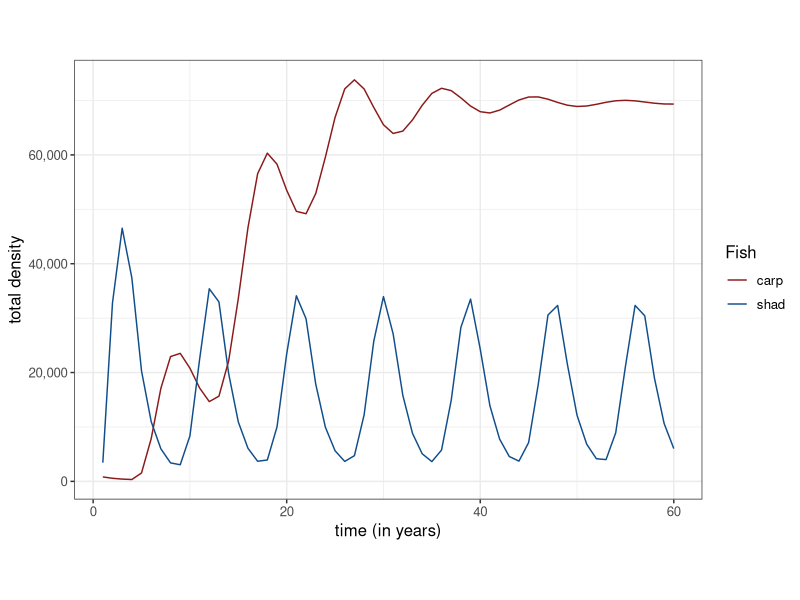
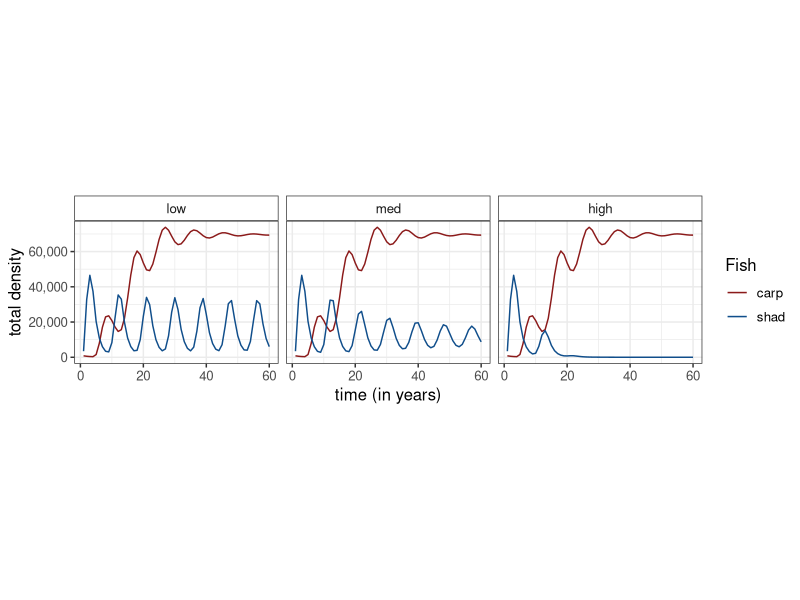
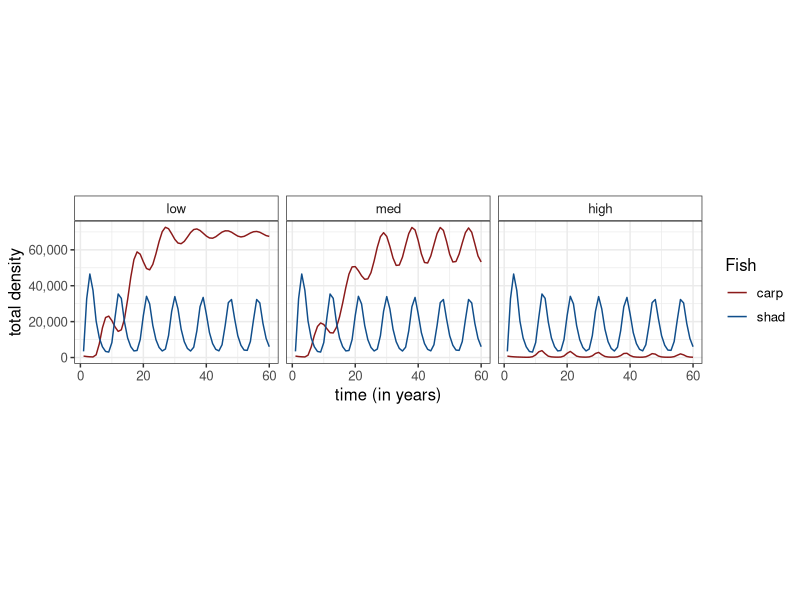
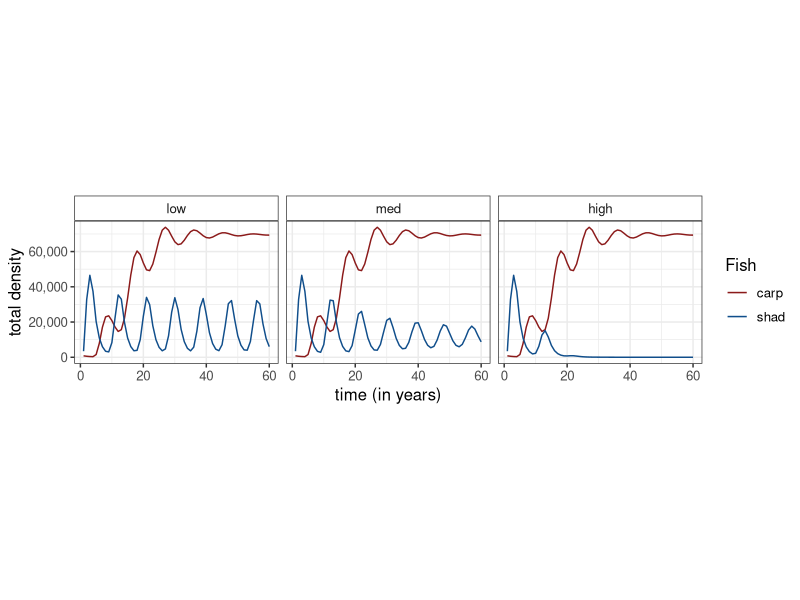
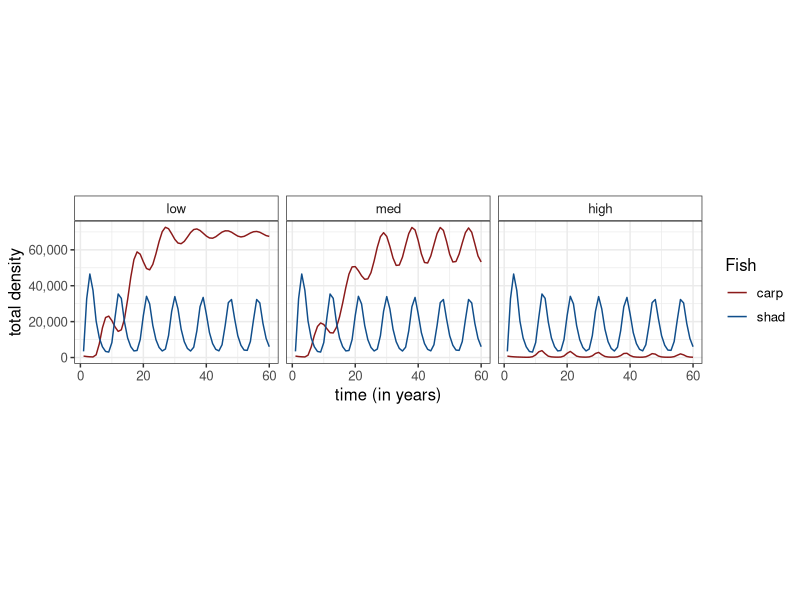

Reproduce these figures in R, in order. (Note: a time limit stopped this script after it produced the figures.)
##########################################################################
# TITLE: Using a coupled integral projection model to investigate 
# interspecific competition during an invasion: An application to silver 
# carp and gizzard shad
# AUTHORS: J. Peirce, G. Sandland, D. Schumann, H. Thompson,  R. Erickson
# CODED BY: J. Peirce
##########################################################################

# Remember to set the working directory:
# Session -> Set Working Directory -> To Source Location
library(tidyverse)
library(scales)

#####################
## Fish Parameters ##
#####################

# Gizzard shad (S) 
m_par_S <- tibble(
  # von-Bertalanaffy growth and standard deviation
  ## growth from Michaletz (2017) paper - Table 1
  grow_rate =  0.26 , # von-Bertalanaffy K
  grow_max  =  394.3, # von-Berralanaffy Linf 
  grow_sd   =   25,  # growth sd
  # adult survival
  surv_min  =  0.002, # Bodola (1955)
  # Then in mm: 1 - 8.804128*grow_rate^.73*grow_max^(-.33)
  surv_max  =  1 - 8.804128*grow_rate^(.73)*grow_max^(-.33), 
  # Estimated from LTRM - main channel
  surv_infl = 80.0136, # infection point 
  surv_slope = -139.9312, # slope 
  # effect of carp density on growth and reproduction
  g = 0, # original model - not going to change
  # reproduction bla
  prob_spawn = 0.9, # probability of spawning (in a year)
  # egg production - 3 parameter logistic
  ## From Jons and Miranda
  egg_max =  737.512105,
  egg_slope = -7.181562,
  egg_infl = 313.742703,
  ## From Bodola (1955):
  egg_viable = 0.002, # probability of egg -> age-0 fish
  # age-0 survival 
  ## Estimated from Michaletz (2009)
  surv0 = 0.2686, # surv_alpha - survival % without density effect
  f_S = 0.0030, # surv_beta - affect of age-0 gizzard density on survival
  # AND interspecific competition coeff:
  f_C = 0, # for original model
  # recruits
  ## New recruit from Michaletz (2017)
  recruit_mean = 105,
  recruit_sd = 25,
  # length-weight: log(W) = lw_alpha*log(z)+lw_beta 
  lw_alpha = 2.952,
  lw_beta = -4.904,
  # simulation setup
  L = 0, # smallest simulated length
  U = 600, # largest simulated length
  N = 400, # number of length bins
  delta_z = (U-L)/N
)

# Silver carp (C) 
m_par_C<- tibble(
  # von-Bertalanaffy growth and standard deviation
  grow_rate =   0.173, # Hayer et al. (2014)
  grow_max  =  1224, # Hayer et al. (2014)
  grow_sd   =   40,  # Williamson and Garvey (2005)
  # adult survival
  surv_min  =  0.0, 
  # Then in mm: 1 - 8.872*grow_rate^.73*grow_max^(-.33)
  surv_max = 1 - 8.804128*grow_rate^(.73)*grow_max^(-.33),
  surv_infl = 450, # inflection - Shireman et al. (1978) 
  surv_slope = -0.015,  
  # effect of carp density on growth and reproduction
  g = 5*10^(-9), # original model - not going to change
  # reproduction
  prob_spawn = 0.9, # probability of spawning (in a year)
  # egg production - 3 parameter logistic
  egg_max =  6636993,
  egg_slope = 0.002565,
  egg_infl = 11965.07,  
  egg_viable = 0.00005, # probability of egg -> age-0 fish
  # age-0 survival 
  ## no dependence on density
  surv0 = 1, # surv_alpha - survival % already build into egg_viable_C
  f_C = 0, # for original model - not going to change
  # AND interspecific competition coeff:
  f_S = 0, # 
  # recruits
  ## New recruit from Williamson and Garvey 2008 for t=1 (2017)
  recruit_mean = 319,
  recruit_sd = 40, # same as grow_sd
  # length-weight: log(W) = lw_alpha*log(z)+lw_beta
  lw_alpha = 3.122,
  lw_beta = -5.294,
  # simulation setup
  L = 0, # smallest simulated length
  U = 1200, # largest simulated length
  N = 400, # number of length bins
  delta_z = (U-L)/N
)

# compute zmesh (representative values from each length bin)
zmesh_S <- with(m_par_S, L + ((1:N) - 1 / 2) * (U - L) / N)
zmesh_C <- with(m_par_C, L + ((1:N) - 1 / 2) * (U - L) / N)

###################################
## Functions Common to Both Fish ##
###################################

## length-weight function
length_weight <- function(z, m_par){
  return(10^(m_par$lw_beta) * z^(m_par$lw_alpha))
}

## adult survival - 4 parameter logistic
s_z <- function(z, m_par) {
  m_par$surv_min + (m_par$surv_max - m_par$surv_min) /
    (1 + exp(m_par$surv_slope * ((z) - (m_par$surv_infl))))
}

## growth function 
# given you are size z now returns the pdf of size z1 next time.
G_z1z <- function(z1, z, m_par) {
  mu <- m_par$grow_max * (1 - exp(- m_par$grow_rate)) +
    exp(-m_par$grow_rate) * z           # mean size next year
  sig <- m_par$grow_sd                       # sd about mean
  new_length <- dnorm(z1, mean = mu, sd = sig)    # pdf that you are size z1
  # given you were size z
  return(new_length)
}

C_1z1 <- function(z1, m_par) {
  mu <- m_par$recruit_mean
  sig <- m_par$recruit_sd
  recruit <- dnorm(z1, mean = mu, sd = sig)
  recruit <- recruit / (sum(recruit * m_par$delta_z))
  return(recruit)
}

##############################
## Egg Production Functions ##
##############################

# gizzard shad
egg_S <- function(z,m_par){
  # Eggs produced (note: data are in thousands)
  return(1000 * m_par$egg_max / (1 + exp(m_par$egg_slope 
                                         * (log(z)-log(m_par$egg_infl)))))
}

# silver carp
egg_C <- function(z,m_par){
  weight = length_weight(z,m_par)
  return(m_par$egg_max/(1+exp(-1*m_par$egg_slope*(weight-m_par$egg_infl))))
}

###################
## Density Terms ##
###################

biomass <- function(z, n, m_par){
  weight_dist <- length_weight(z, m_par) * n
  return(sum(weight_dist * m_par$delta_z))
}

# age-0 density
d_0 <- function(z, n, egg, m_par){
  # distribution of VIABLE age0 from current population n
  age0dist <-  m_par$prob_spawn * egg(z, m_par) *
    m_par$egg_viable * n
  return(10^(-3) * (sum(age0dist * m_par$delta_z)))
}

########################
## No-density Kernels ##
########################

# growth and survival kernel - NO DENSITY
P_z1z <- function(z1, z, m_par) { # note: must have n = n_C
  G_matrix <- matrix(0, m_par$N, m_par$N)
  for (x in 1:m_par$N) {
    G_matrix[, x] <- G_z1z(z, rep(z[x], times = m_par$N), m_par)
    G_matrix[, x] <- G_matrix[, x] / (sum(G_matrix[, x]) * m_par$delta_z)
  }
  return(G_matrix %*% diag(s_z(z, m_par)))
}

# fecundity kernel - NO DENSITY
F_z1z <- function(z1, z, egg, m_par) { # note: must have n = n_S
  age1_per <- m_par$prob_spawn * egg(z, m_par) *
    m_par$egg_viable * m_par$surv0
  #returns fecundity kernel (as a matrix). Recruits= F.dot(n*delta_z)
  return(outer(C_1z1(z1, m_par), age1_per))
}

###########
## Model ##
###########

tf <- 60 # number of years
# initial gizzard shad length distibution
n_S0 <- rep(0, length(zmesh_S))
n_S0_total <- 3437.333
n_S0 <- dnorm(zmesh_S, mean = 0.5*m_par_S$grow_max, sd = 30)
#normal like LTRM 1994
n_S0 <- (n_S0 / sum(n_S0)) * n_S0_total / m_par_S$delta_z
# Note: sum(n[,1])*delta_z = n0_total

# initial silver carp length distribution
n_C0 <- rep(0, length(zmesh_C))
n_C0_total <- 816.381
n_C0 <- dnorm(zmesh_C, mean = 0.5*m_par_C$grow_max, sd = 30)
n_C0 <- (n_C0 / sum(n_C0)) * n_C0_total / m_par_C$delta_z

length_dist <- function(zS, zC, nS0, nC0){
  n_S <- matrix(0,length(zS), tf)
  n_S[,1] <- nS0
  n_C <- matrix(0,length(zC), tf)
  n_C[,1] <- nC0
  
for (i in 1:(tf-1)){
    # compute biomass and age-0 densities
    bio_C <- biomass(zmesh_C, n_C[,i], m_par_C)
    d0_S <- d_0(zmesh_S, n_S[,i], egg_S, m_par_S)
    d0_C <- d_0(zmesh_C, n_C[,i], egg_C, m_par_C)
    
    k_iter_S <- (P_z1z(zmesh_S, zmesh_S, m_par_S) * # growth and survival
                   exp(-1*m_par_S$g*bio_C) + # intraspecific comp on P
                   F_z1z(zmesh_S, zmesh_S, egg_S, m_par_S) * # fecundity
                   exp(-1*(m_par_S$f_S*d0_S + m_par_S$f_C*d0_C))) # comp on F   
    n_S[, i + 1] <- k_iter_S %*% n_S[, i] * m_par_S$delta_z
    ####
    k_iter_C <- (P_z1z(zmesh_C, zmesh_C, m_par_C) * # growth and survival
                   exp(-1*m_par_C$g*bio_C) + # intraspecific comp on P
                   F_z1z(zmesh_C, zmesh_C, egg_C, m_par_C) * # fecundity
                   exp(-1*(m_par_C$f_S*d0_S + m_par_C$f_C*d0_C))) # comp on F
    n_C[, i + 1] <- k_iter_C %*% n_C[, i] * m_par_C$delta_z
  }
  return(tibble(nS = n_S, nC = n_C))
}

model <- length_dist(zmesh_S, zmesh_C, n_S0, n_C0)

fish_totals <- tibble(
  t = 1:tf,
  shad = colSums(model$nS * m_par_S$delta_z),
  carp = colSums(model$nC * m_par_C$delta_z),
  C2S = rep(m_par_S$f_C, times = tf),
  S2C = rep(m_par_C$f_S, times = tf)
)

#########################################
## Graphs of Total Population vs. Time ##
#########################################

fish_totals_graph <- gather(fish_totals, "fish", "total", -t, -C2S, -S2C)
ggplot(data = fish_totals_graph) +
  geom_line(aes(x=t, y =total, color = fish)) +
  labs(x = "years",
       y = "total") +
  labs(x = "time (in years)",
       y = "total density",
       color = "Fish") +
  scale_y_continuous(label=comma) +
  scale_color_manual(values=c("firebrick4", "dodgerblue4"))+
  theme_bw() +
  theme(text = element_text(size=12),
        aspect.ratio = .7)

##################################
## And now with m_par$f vectors ##
##################################
C2S_vec <- 10^c(-4, -2, -1)
S2C_vec <- 0

fish_totals <- NULL
for (i in C2S_vec){
  for (j in S2C_vec){
    m_par_S$f_C <- i
    m_par_C$f_S <- j
    model <- length_dist(zmesh_S, zmesh_C, n_S0, n_C0)
    fish_totals <- bind_rows(fish_totals,
                             tibble( t = 1:tf,
                                     shad = colSums(model$nS * m_par_S$delta_z),
                                     carp = colSums(model$nC * m_par_C$delta_z),
                                     C2S = rep(signif(m_par_S$f_C, digits=3), times = tf),
                                     S2C = rep(signif(m_par_C$f_S, digits=3), times = tf)))
  }
}

fish_totals_graph <- gather(fish_totals, "fish", "total", -t, -C2S, -S2C)
fish_totals_graph$C2S <- factor(fish_totals_graph$C2S, levels = c(10^(-4), 10^(-2), 10^(-1)),
                  labels = c("low", "med", "high"))
ggplot(data = fish_totals_graph) +
  geom_line(aes(x=t, y =total, color = fish)) +
  labs(x = "years",
       y = "total") +
  labs(x = "time (in years)",
       y = "total density",
       color = "Fish") +
  facet_grid(~C2S)+
  scale_y_continuous(label=comma) +
  scale_color_manual(values=c("firebrick4", "dodgerblue4"))+
  theme_bw() +
  theme(strip.background = element_rect(fill="white")) +
  theme(text = element_text(size=12),
        aspect.ratio = .7)
ggsave("carp_on_shad.png")

##################################
## And now with m_par$f vectors ##
##################################
C2S_vec <- 0
S2C_vec <- c(10^(-5), 10^(-4), 0.002)

fish_totals <- NULL
for (i in C2S_vec){
  for (j in S2C_vec){
    m_par_S$f_C <- i
    m_par_C$f_S <- j
    model <- length_dist(zmesh_S, zmesh_C, n_S0, n_C0)
    fish_totals <- bind_rows(fish_totals,
                             tibble( t = 1:tf,
                                     shad = colSums(model$nS * m_par_S$delta_z),
                                     carp = colSums(model$nC * m_par_C$delta_z),
                                     C2S = rep(signif(m_par_S$f_C, digits=3), times = tf),
                                     S2C = rep(signif(m_par_C$f_S, digits=3), times = tf)))
  }
}

fish_totals_graph <- gather(fish_totals, "fish", "total", -t, -C2S, -S2C)
fish_totals_graph$S2C <- factor(fish_totals_graph$S2C, levels = S2C_vec,
                                labels = c("low", "med", "high"))
ggplot(data = fish_totals_graph) +
  geom_line(aes(x=t, y =total, color = fish)) +
  labs(x = "years",
       y = "total") +
  labs(x = "time (in years)",
       y = "total density",
       color = "Fish") +
  facet_grid(~S2C) +
  scale_y_continuous(label=comma) +
  scale_color_manual(values=c("firebrick4", "dodgerblue4"))+
  theme_bw() +
  theme(strip.background = element_rect(fill="white")) +
  theme(text = element_text(size=12),
        aspect.ratio = .7)
ggsave("shad_on_carp.png")

##########
## Both ##
##########
C2S_vec <- 10^c(-4, -2, -1)
S2C_vec <- c(10^(-5), 10^(-4),  0.002)

fish_totals <- NULL
for (i in C2S_vec){
  for (j in S2C_vec){
    m_par_S$f_C <- i
    m_par_C$f_S <- j
    model <- length_dist(zmesh_S, zmesh_C, n_S0, n_C0)
    fish_totals <- bind_rows(fish_totals,
                             tibble( t = 1:tf,
                                     shad = colSums(model$nS * m_par_S$delta_z),
                                     carp = colSums(model$nC * m_par_C$delta_z),
                                     C2S = rep(signif(m_par_S$f_C, digits=3), times = tf),
                                     S2C = rep(signif(m_par_C$f_S, digits=3), times = tf)))
  }
}

fish_totals_graph <- gather(fish_totals, "fish", "total", -t, -C2S, -S2C)
fish_totals_graph$C2S <- factor(fish_totals_graph$C2S, levels = C2S_vec,
                                 labels = c("carp on shad: low", 
                                            "carp on shad: med", 
                                            "carp on shad: high"))
fish_totals_graph$S2C <- factor(fish_totals_graph$S2C, levels = S2C_vec,
                                 labels = c("shad on carp: low", 
                                            "shad on carp: med", 
                                            "shad on carp: high"))
ggplot(data = fish_totals_graph) +
  geom_line(aes(x=t, y =total, color = fish)) +
  labs(x = "time (in years)",
       y = "total density",
       color = "Fish") +
  facet_grid(rows = vars(S2C), cols = vars(C2S))+
  scale_y_continuous(label=comma) +
  scale_color_manual(values=c("firebrick4", "dodgerblue4"))+
  theme_bw() +
  theme(strip.background = element_rect(fill="white")) +
  theme(text = element_text(size=12),
        aspect.ratio = .8)
ggsave("carp_and_shad.png")


###############
## Threshold ##
###############
C2S_vec <- seq(from=10^(-4), to=10^(-1), length.out = 100)
S2C_vec <- seq(from=10^(-5), to=3*10^(-3), length.out = 100)

min_pop <-10000 # extinction threshold value
years2ave <- 10  

fish_state <- NULL
for (i in C2S_vec){ 
  for (j in S2C_vec){
    m_par_S$f_C <- i
    m_par_C$f_S <- j
    model <- length_dist(zmesh_S, zmesh_C, n_S0, n_C0)
    nS <- colSums(model$nS * m_par_S$delta_z)
    nC <- colSums(model$nC * m_par_C$delta_z)
    aveS <- mean(nS[(tf-years2ave):tf])
    aveC <- mean(nC[(tf-years2ave):tf])
  state = if(aveS>min_pop & aveC > min_pop){
     "both"
   } else if (aveS>min_pop & aveC <= min_pop){
     "shad only"
   } else if (aveS<=min_pop & aveC > min_pop){
     "carp only"
   } else {
     "none"
       }
    fish_state <- bind_rows(fish_state, tibble(
          C2S = signif(i, digits=3),
          S2C = signif(j, digits=3),
          aveS = signif(aveS, digits=3),
          aveC = aveC,
          state= state
          ))
  }
}

colors <- c("both" = "#56B4E9", 
            "carp only" = "#D55E00", 
            "shad only" =  "#009E73",
            "none" = "white")
del_x <- 1.5*(C2S_vec[2]-C2S_vec[1])
del_y <- 1.5*(S2C_vec[2]-S2C_vec[1])
ggplot(data = fish_state, 
       aes(x=C2S, y=S2C, fill= state)) + 
  geom_tile(width = del_x, height = del_y) +
  scale_fill_manual(values = colors) +
  labs(x = expression(~f[21]~silver~carp~effect~on~gizzard~shad))+
  labs(y = expression(~f[12]~gizzard~effect~on~silver~carp))+
  scale_x_continuous(expand = c(0, 0))+
  scale_y_continuous(expand = c(0, 0))+
  theme(text = element_text(size=18),
        aspect.ratio = .7)
ggsave("bifurcation.png")
